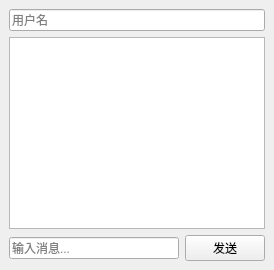
<?xml version="1.0" encoding="UTF-8"?>
<ui version="4.0">
 <class>MainWindow</class>
 <widget class="QMainWindow" name="MainWindow">
  <property name="windowTitle">
   <string>Secure Chat</string>
  </property>
  <widget class="QWidget" name="centralwidget">
   <layout class="QVBoxLayout" name="verticalLayout">
    <item>
     <widget class="QLineEdit" name="lineEditUsername">
      <property name="placeholderText">
       <string>用户名</string>
      </property>
     </widget>
    </item>
    <item>
     <widget class="QTextBrowser" name="textBrowserChat"/>
    </item>
    <item>
     <layout class="QHBoxLayout" name="horizontalLayout">
      <item>
       <widget class="QLineEdit" name="lineEditMessage">
        <property name="placeholderText">
         <string>输入消息...</string>
        </property>
       </widget>
      </item>
      <item>
       <widget class="QPushButton" name="btnSend">
        <property name="text">
         <string>发送</string>
        </property>
       </widget>
      </item>
     </layout>
    </item>
   </layout>
  </widget>
 </widget>
 <resources/>
 <connections/>
</ui>
